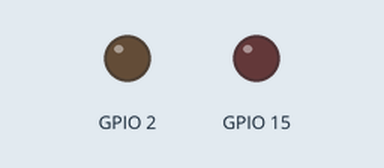
Simulated run of this sketch. Board: ESP32. On the bench: output pins drawn as LEDs (lit = HIGH). WiFi joins after 1.5 s; servers stay silent unless stated; no MQTT or app messages arrive unless stated; what the sketch prints to the serial monitor is not drawn.

Above: at 0.0 s.
At 1.6 s:
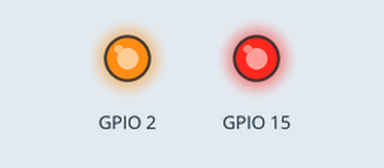
Timing chart, 0 to 3.1 s (numbered marks = the images above):
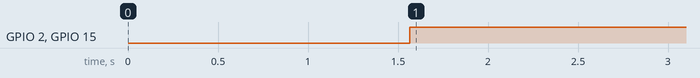

Measured:
- by itself, GPIO 2, GPIO 15: LOW → HIGH at 1.6 s

The sketch:

sketch.ino
```cpp
/* pegue o código da pag https://github.com/knolleary/pubsubclient/blob/master/examples/mqtt_esp8266/mqtt_esp8266.ino#L105
é faça asalterações nos lugares que eu vou marcar


*/

//.
#include <WiFi.h>
#include <PubSubClient.h>

// Update these with values suitable for your network.

//., usuario do esp32
const char* ssid = "Wokwi-GUEST";
const char* password = "";
//.
const char* mqtt_server = "test.mosquitto.org";

// recebem os dados
String my_payload;
String my_topic;

//.
WiFiClient WOKWi_Client;
PubSubClient client(WOKWi_Client);


void setup_wifi() {

  delay(10);
  // We start by connecting to a WiFi network
  Serial.println();
  Serial.print("Connecting to ");
  Serial.println(ssid);

  WiFi.mode(WIFI_STA);
  WiFi.begin(ssid, password);

  while (WiFi.status() != WL_CONNECTED) {
    delay(500);
    Serial.print(".");
  }


  Serial.println("");
  Serial.println("WiFi connected");
  Serial.println("IP address: ");
  Serial.println(WiFi.localIP());
}

void callback(char* topic, byte* payload, unsigned int length) {
  String conc_payload;

  for (int i = 0; i < length; i++) {
    conc_payload += ((char)payload[i]);

  }
  my_payload = conc_payload;
  my_topic =  topic;
}


void reconnect() {
  // Loop until we're reconnected
  while (!client.connected()) {
    Serial.print("Attempting MQTT connection...");

    // Attempt to connect
    if (client.connect("WOKWi_Client")) {
      Serial.println("connected");

      client.subscribe("ESP32_RECEBE");
    } else {
      Serial.print("failed, rc=");
      Serial.print(client.state());
      Serial.println(" try again in 5 seconds");
      // Wait 5 seconds before retrying
      delay(5000);
    }
  }
}

void setup() {
  pinMode(2, OUTPUT);     // Initialize the BUILTIN_LED pin as an output
  pinMode(15, OUTPUT);
  Serial.begin(115200);
  setup_wifi();
  client.setServer(mqtt_server, 1883);
  client.setCallback(callback);
}
// TEM QUE JOGAR DENTRO DO LOOP
void Conexao_WIFI()
{
if(WiFi.status()){
// se tiver wifi o led que está no pino 2 recebe high
digitalWrite(2, HIGH);
}else{
digitalWrite(2, LOW);
}
}


void Conexao_MQTT()
{
if(client.connected()){
// se tiver wifi o led que está no pino 15 recebe high
digitalWrite(15, HIGH);
}else {
digitalWrite(15, LOW);
}
}


void loop() {


  reconnect();
  client.loop();
  Conexao_MQTT();
  Conexao_WIFI();

}
```
